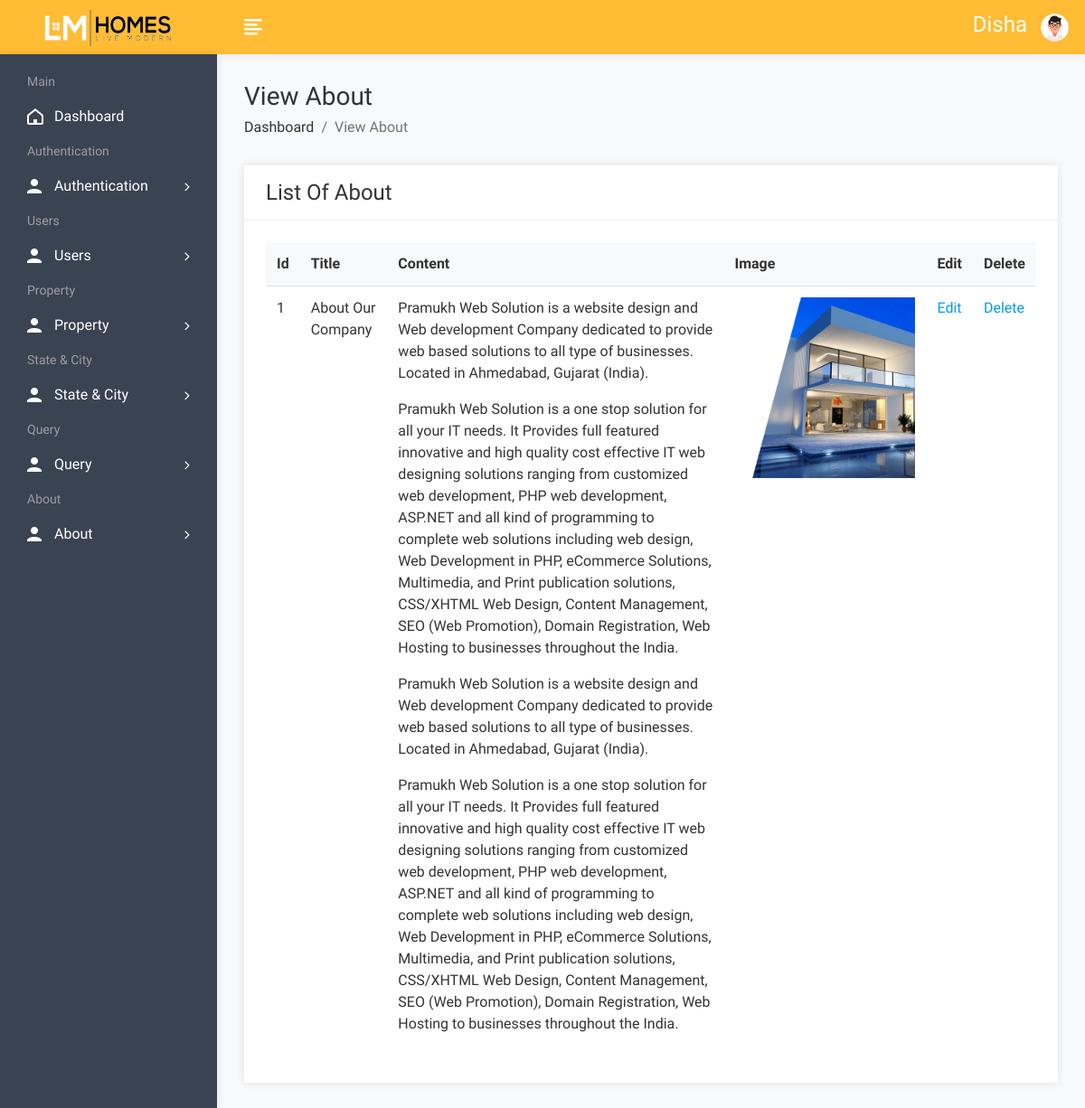
Before: /admin/aboutview.php (signed in) with the older database file.
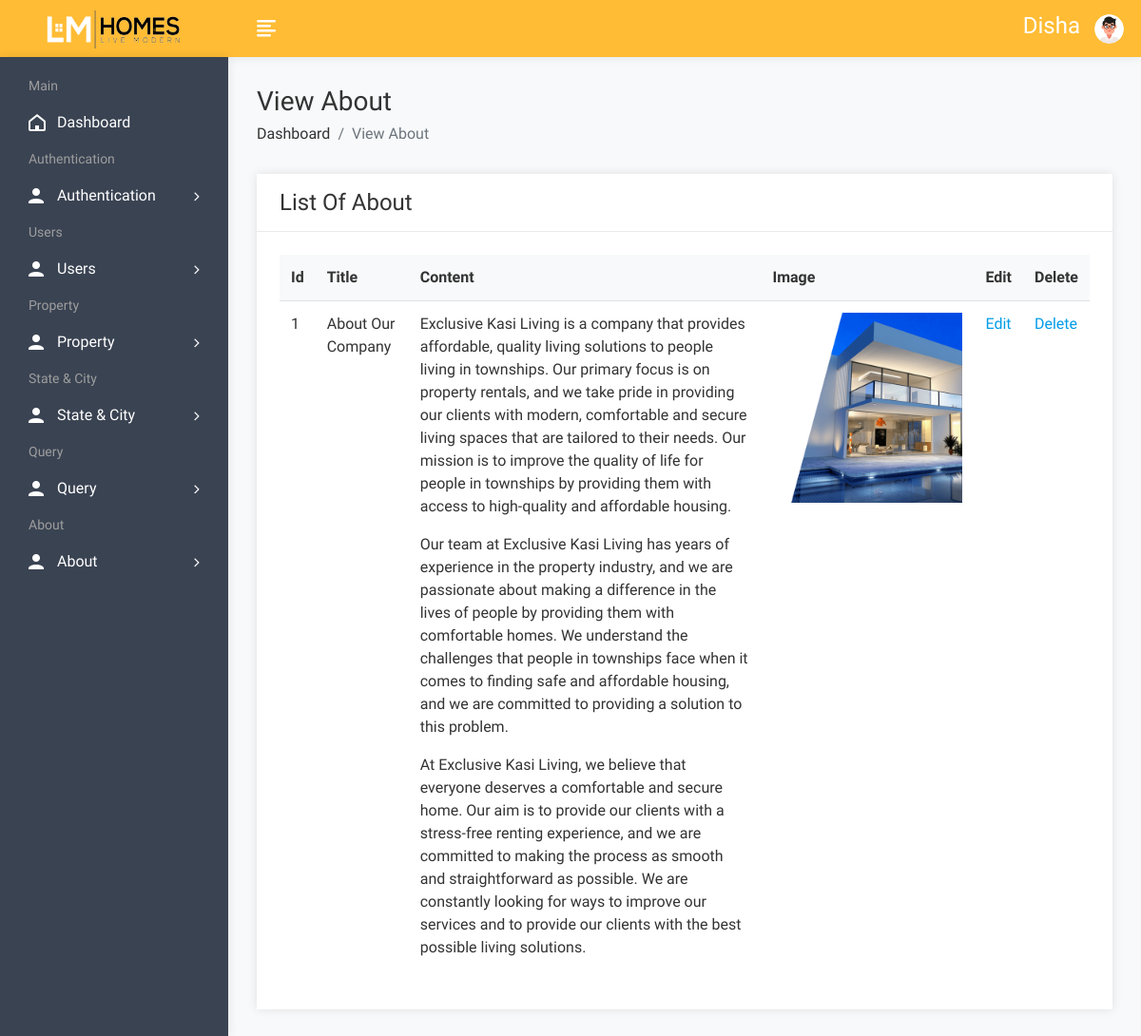
After: the same page with the newer database file.
### tables this page shows
CREATE TABLE `about` (
  `id` int(10) NOT NULL,
  `title` varchar(100) NOT NULL,
  `content` longtext NOT NULL,
  `image` varchar(300) NOT NULL
);

### admin/aboutview.php (the view, shortened to what this page needs)
<!DOCTYPE html>
<html lang="en">
<head>
        <link rel="stylesheet" href="assets/css/bootstrap.min.css">
        <link rel="stylesheet" href="assets/css/font-awesome.min.css">
        <link rel="stylesheet" href="assets/css/feathericon.min.css">
        <link rel="stylesheet" href="assets/css/style.css">
    </head>
    <body>
				<?php include("header.php"); ?>
            <div class="page-wrapper">
                <div class="content container-fluid">
					<div class="page-header">
						<div class="row">
							<div class="col">
								<h3 class="page-title">View About</h3>
								<ul class="breadcrumb">
									<li class="breadcrumb-item"><a href="dashboard.php">Dashboard</a></li>
									<li class="breadcrumb-item active">View About</li>
								</ul>
							</div>
						</div>
					</div>
					<div class="row">
						<div class="col-sm-12">
							<div class="card">
								<div class="card-header">
									<h4 class="card-title">List Of About</h4>
								</div>
								<div class="card-body">
									<div class="table-responsive">
										<table class="table table-stripped">
											<thead>
												<tr>
													<th>Id</th>
													<th>Title</th>
													<th>Content</th>
													<th>Image</th>
													<th>Edit</th>
													<th>Delete</th>
												</tr>
											</thead>
											<?php
													$query=mysqli_query($con,"select * from about");
													$cnt=1;
													while($row=mysqli_fetch_row($query))
														{
											?>
											<tbody>
												<tr>
													<td><?php echo $cnt; ?></td>
													<td><?php echo $row['1']; ?></td>
													<td><?php echo $row['2']; ?></td>
													<td><img src="upload/<?php echo $row['3']; ?>" height="200px" width="200px"></td>
													<td><a href="aboutedit.php?id=<?php echo $row['0']; ?>">Edit</a></td>
													<td><a href="aboutdelete.php?id=<?php echo $row['0']; ?>">Delete</a></td>
												</tr>
											</tbody>
												<?php
												$cnt=$cnt+1;
												}
												?>
										</table>
									</div>
								</div>
							</div>
						</div>
					</div>
				</div>
			</div>
    </body>
</html>

Changed rows visible on the page:
changed about "About Our Company": content "Pramukh Web Solution is a website design and Web development Company dedicated to provide web based solutions to all type of businesses. Located in Ahmedabad, Gujarat (India). Pramukh Web Solution is a one stop solution for all your IT needs. It Provides full featured innovative and high quality cost effective IT web designing solutions ranging from customized web development, PHP web development, ASP.NET and all kind of programming to complete web solutions including web design, Web Development in PHP, eCommerce Solutions, Multimedia, and Print publication solutions, CSS/XHTML Web Design, Content Management, SEO (Web Promotion), Domain Registration, Web Hosting to businesses throughout the…" → "Exclusive Kasi Living is a company that provides affordable, quality living solutions to people living in townships. Our primary focus is on property rentals, and we take pride in providing our clients with modern, comfortable and secure living spaces that are tailored to their needs. Our mission is to improve the quality of life for people in townships by providing them with access to high-quality and affordable housing. Our team at Exclusive Kasi Living has years of experience in the property industry, and we are passionate about making a difference in the lives of people by providing them with comfortable homes. We understand the challenges that people in townships face when it comes to…"
